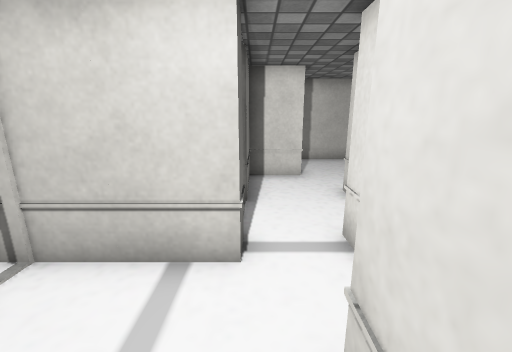
View 1 (above)

19 first-person views from a walk through a Unity game level. The camera is 1.2 m above the floor, tilts 14° down and sees 90° across. Doors are open. The floor is counted in squares, 0.5 m on a side. Each view is taken from the middle of a square. On the plan, view 1 faces up. The plan holds only what a view shows up to about 17 squares ahead; the rest is blank. The player character is not drawn. Some surface patterns are stand-ins.

View 2
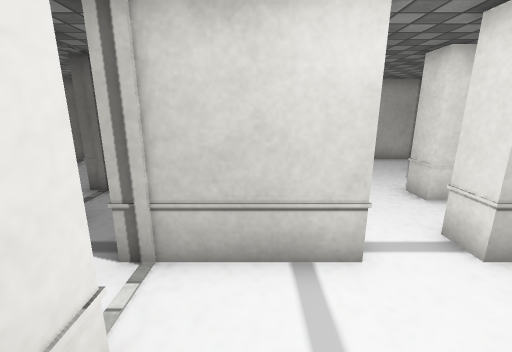

View 3
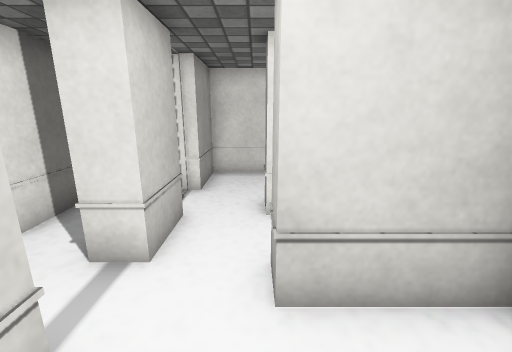

View 4
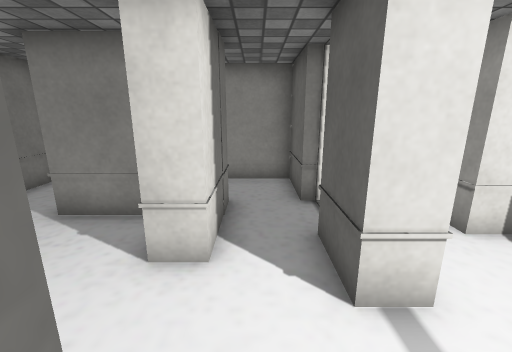

View 5
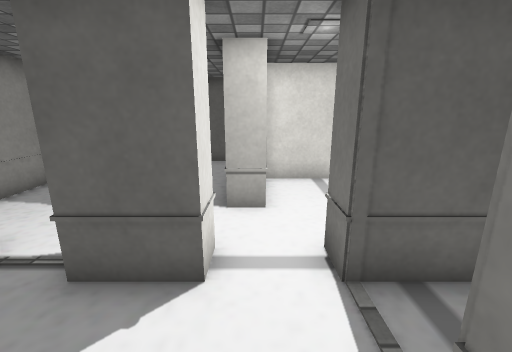

View 6
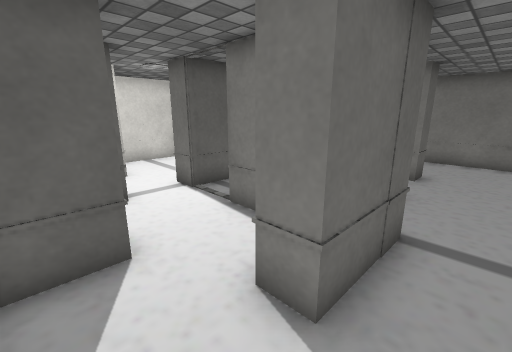

View 7
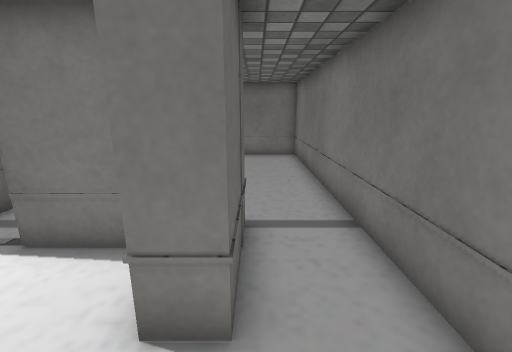

View 8
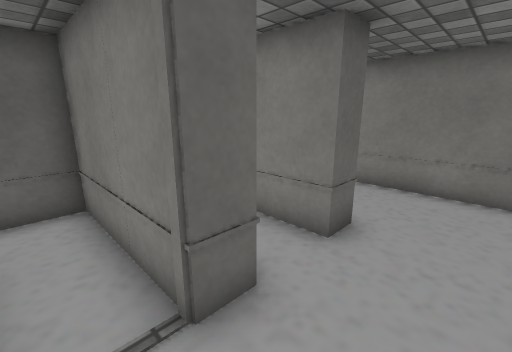

View 9
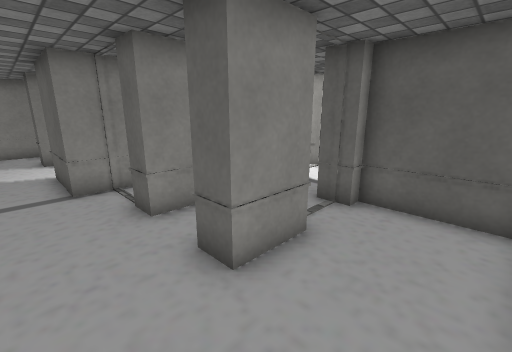

View 10
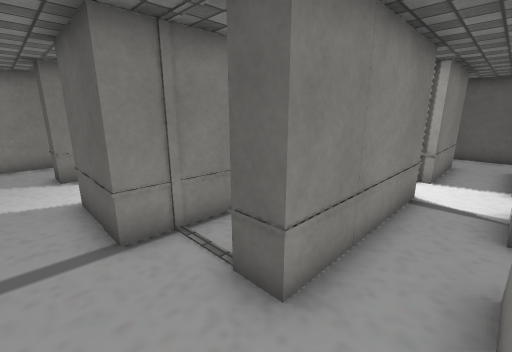

View 11
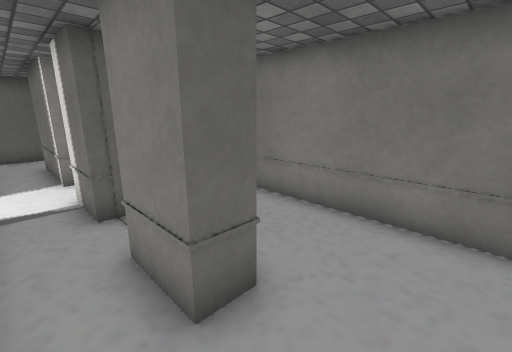

View 12
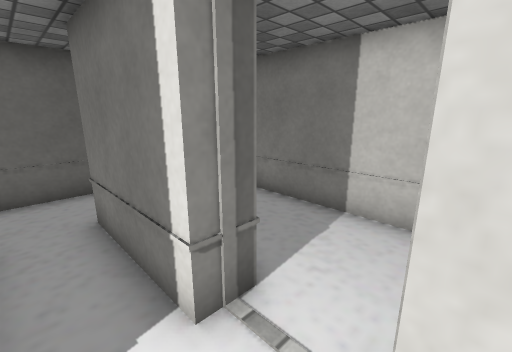

View 13
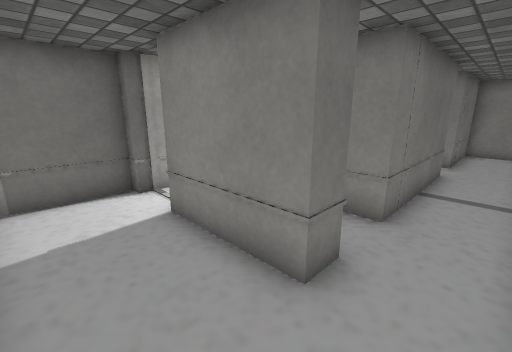

View 14
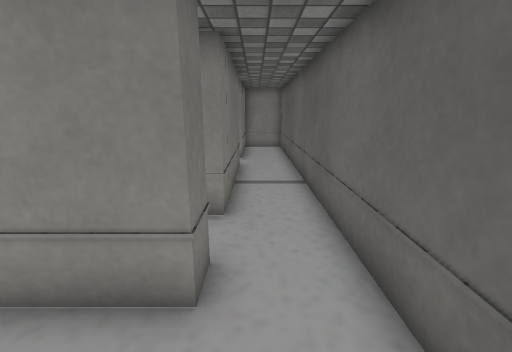

View 15
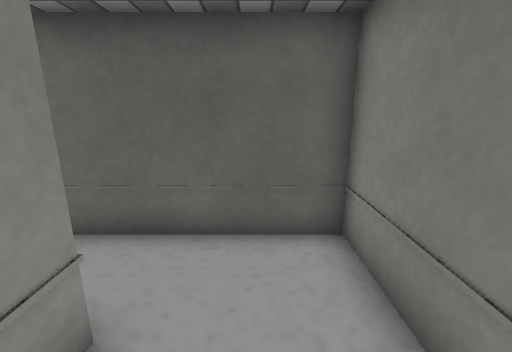

View 16
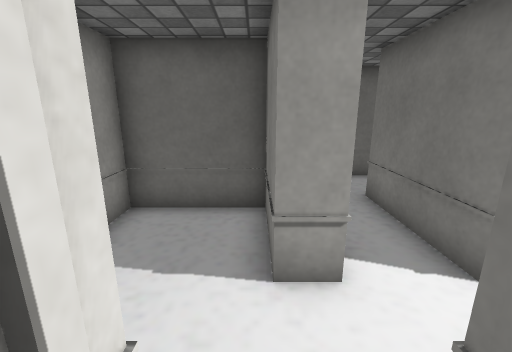

View 17
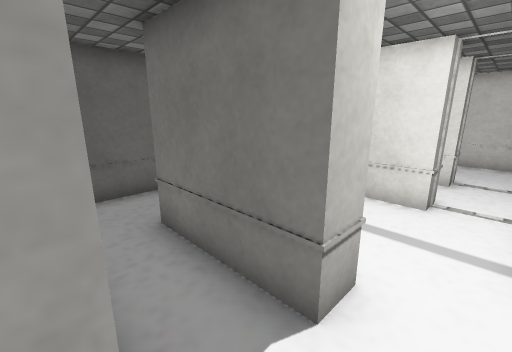

View 18
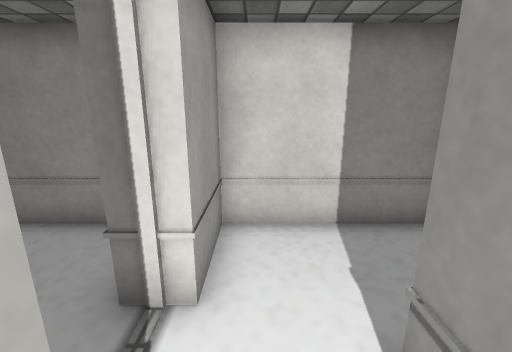

View 19
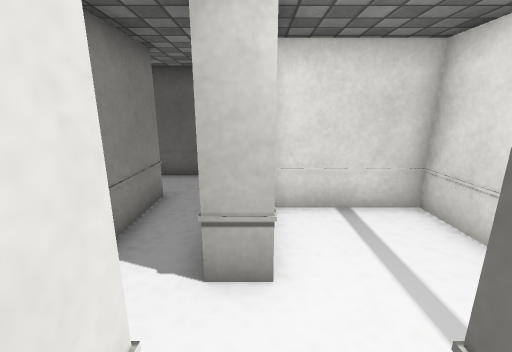

### Floor plan
Ten units are one square. View 1 is at (0, 0); x grows to the right and y downward. Boxes are objects, and circles mark ways between rooms. Rooms are numbered by the first view taken in them; rooms with no view inside come last. Other rooms are left out.
<svg viewBox="-113 -138 200 190">
<path fill="none" stroke="#000" d="M-3 -37 -43 -37M-43 -18 -33 -18 -33 12 7 12 7 -18 17 -18M-13 -81 -13 -107M-33 -98 -33 -48 -3 -48M57 -68 28 -68 28 -78M58 -37 58 -48 82 -48 82 -82M17 -37 17 -48 39 -48M-3 -48 -3 -37M47 -107 58 -107M-3 -85 -3 -66M82 -104 82 -121M79 -133 44 -133M-13 -107 17 -107M-43 -76 -43 -98 -33 -98M-73 -98 -63 -98 -63 -77M44 -133 -76 -133M17 -107 17 -97 -3 -97 -3 -85M47 -86 47 -107M28 -78 44 -78M-73 -78 -73 -98M-102 -53 -73 -53 -73 -58M-76 -133 -108 -133 -108 -62M-43 -37 -43 -76M-73 -18 -63 -18 -63 23M-73 -58 -63 -58 -63 -37 -73 -37M-43 23 -43 -18M-73 23 -73 -18M-108 -31 -108 47 -76 47M-73 -43 -102 -43M37 -18 47 -18 47 12 82 12 82 -37 58 -37M17 -18 17 23 -43 23M38 -37 17 -37M82 41 82 23 37 23 37 -18M-63 23 -73 23M-76 47 71 47"/>
<circle cx="10" cy="-45" r="3" fill="#2a7"/>
<circle cx="-40" cy="-25" r="3" fill="#2a7"/>
<circle cx="20" cy="-30" r="3" fill="#2a7"/>
<circle cx="0" cy="-55" r="3" fill="#2a7"/>
<circle cx="-25" cy="-100" r="3" fill="#2a7"/>
<circle cx="55" cy="-120" r="3" fill="#2a7"/>
<circle cx="15" cy="-75" r="3" fill="#2a7"/>
<circle cx="45" cy="-40" r="3" fill="#2a7"/>
<circle cx="35" cy="-105" r="3" fill="#2a7"/>
<circle cx="-65" cy="-115" r="3" fill="#2a7"/>
<circle cx="-50" cy="-80" r="3" fill="#2a7"/>
<circle cx="-70" cy="-65" r="3" fill="#2a7"/>
<circle cx="-70" cy="-25" r="3" fill="#2a7"/>
<circle cx="-50" cy="30" r="3" fill="#2a7"/>
<circle cx="-65" cy="35" r="3" fill="#2a7"/>
<circle cx="45" cy="-30" r="3" fill="#2a7"/>
<text x="-10" y="-20">1</text>
<text x="-20" y="-70">2</text>
<text x="40" y="-60">3</text>
<text x="-30" y="-110">4</text>
<text x="30" y="-100">5</text>
<text x="-90" y="-90">6</text>
<text x="-50" y="-30">7</text>
<text x="-90" y="0">8</text>
<text x="60" y="-20">9</text>
<text x="10" y="30">10</text>
</svg>
Room 1 opens to room 3. Room 1 opens to room 7. Room 1 opens to room 10. Room 2 opens to room 3. Room 2 opens to room 4. Room 3 opens to room 4. Room 3 opens to room 5. Room 3 opens to room 9. Room 4 opens to room 5. Room 4 opens to room 6. Room 4 opens to room 7. Room 6 opens to room 7. Room 7 opens to room 8. Room 7 opens to room 10. Room 8 opens to room 10. Room 9 opens to room 10.

Where each view was taken, in squares from view 1:
view 1: 0 up, 0 right, facing up
view 2: 0 up, 2 left, facing up
view 3: 2 up, 2 left, facing right
view 4: 6 up, 1 left, facing right
view 5: 8 up, 1 right, facing down
view 6: 12 up, 4 right, facing down-left
view 7: 11 up, 4 right, facing left
view 8: 12 up, 2 left, facing down-left
view 9: 12 up, 10 left, facing down-right
view 10: 12 up, 6 left, facing down-right
view 11: 12 up, 5 left, facing down-left
view 12: 4 up, 5 left, facing down-left
view 13: 4 down, 10 left, facing up-right
view 14: 3 down, 10 left, facing right
view 15: 0 up, 9 left, facing down
view 16: 5 up, 5 right, facing down
view 17: 3 up, 4 right, facing down-left
view 18: 3 up, 3 right, facing right
view 19: 5 up, 1 right, facing down
